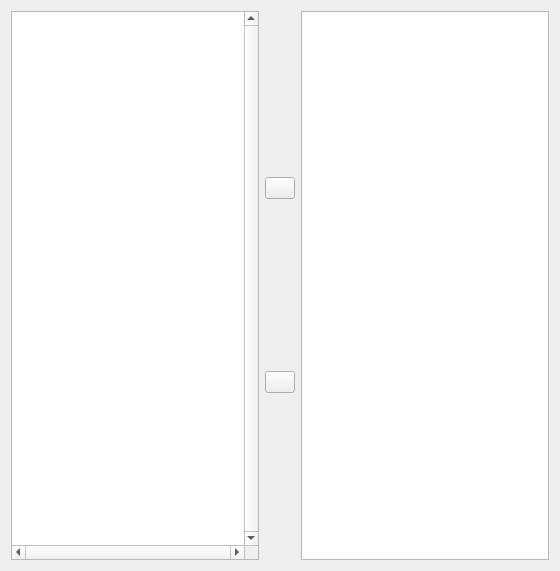
<?xml version="1.0" encoding="UTF-8"?>
<ui version="4.0">
 <class>ImportBrowser</class>
 <widget class="QWidget" name="ImportBrowser">
  <property name="geometry">
   <rect>
    <x>0</x>
    <y>0</y>
    <width>560</width>
    <height>571</height>
   </rect>
  </property>
  <property name="sizePolicy">
   <sizepolicy hsizetype="Ignored" vsizetype="Ignored">
    <horstretch>0</horstretch>
    <verstretch>0</verstretch>
   </sizepolicy>
  </property>
  <property name="windowTitle">
   <string>Form</string>
  </property>
  <layout class="QGridLayout" name="gridLayout">
   <item row="0" column="0">
    <widget class="QTreeView" name="treeViewBrowser">
     <property name="verticalScrollBarPolicy">
      <enum>Qt::ScrollBarAlwaysOn</enum>
     </property>
     <property name="horizontalScrollBarPolicy">
      <enum>Qt::ScrollBarAlwaysOn</enum>
     </property>
     <property name="headerHidden">
      <bool>true</bool>
     </property>
    </widget>
   </item>
   <item row="0" column="2">
    <widget class="QListView" name="listViewBrowser">
     <property name="dragEnabled">
      <bool>true</bool>
     </property>
     <property name="dragDropMode">
      <enum>QAbstractItemView::DragOnly</enum>
     </property>
    </widget>
   </item>
   <item row="0" column="1">
    <layout class="QVBoxLayout" name="verticalLayout">
     <item>
      <widget class="QPushButton" name="pushButtonForward">
       <property name="maximumSize">
        <size>
         <width>30</width>
         <height>16777215</height>
        </size>
       </property>
       <property name="icon">
        <iconset resource="../../../ressources.qrc">
         <normaloff>:/images/forward</normaloff>:/images/forward</iconset>
       </property>
      </widget>
     </item>
     <item>
      <widget class="QPushButton" name="pushButtonBackward">
       <property name="maximumSize">
        <size>
         <width>30</width>
         <height>16777215</height>
        </size>
       </property>
       <property name="icon">
        <iconset resource="../../../ressources.qrc">
         <normaloff>:/images/back</normaloff>:/images/back</iconset>
       </property>
      </widget>
     </item>
    </layout>
   </item>
  </layout>
 </widget>
 <resources>
  <include location="../../../ressources.qrc"/>
 </resources>
 <connections/>
</ui>
